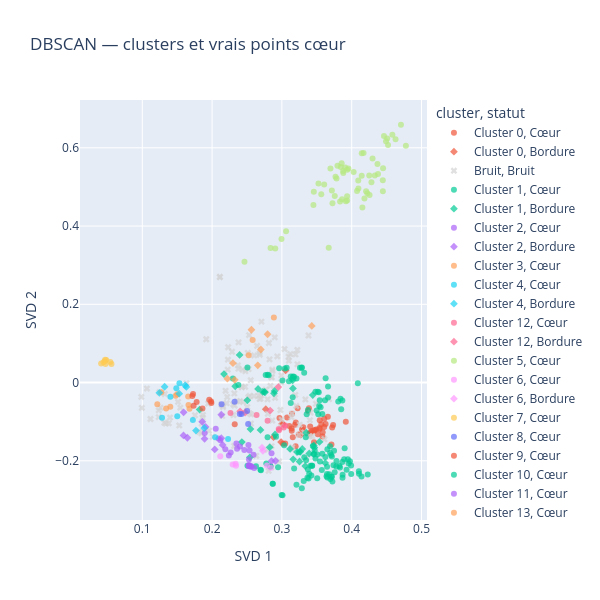

Source (notebook cell):
### Code cell
coeurs = np.zeros(len(labels), dtype=bool)
coeurs[dbscan_candidat.core_sample_indices_] = True

visualisation["statut"] = np.where(
    labels == -1,
    "Bruit",
    np.where(coeurs, "Cœur", "Bordure")
)

fig = px.scatter(
    visualisation,
    x="SVD 1",
    y="SVD 2",
    color="cluster",
    symbol="statut",
    symbol_map={"Cœur": "circle", "Bordure": "diamond", "Bruit": "x"},
    color_discrete_map={"Bruit": "lightgray"},
    hover_data=["id", "statut"],
    opacity=0.7,
    title="DBSCAN — clusters et vrais points cœur",
    height=600,
    width=600
)

fig.show()

### Figure 1 — Plotly figure (JSON) as saved in the notebook; plotly's stock layout.template omitted (floating-point values rounded to 4 significant figures; data arrays with more than 128 entries replaced by an {"elided": "..."} marker saying what was removed)
{"data": [{"customdata": [[1, "Cœur"], [18, "Cœur"], [19, "Cœur"], [20, "Cœur"], [21, "Cœur"], [22, "Cœur"], [23, "Cœur"], [24, "Cœur"], [25, "Cœur"], [60, "Cœur"], [61, "Cœur"], [105, "Cœur"], [171, "Cœur"], [172, "Cœur"], [173, "Cœur"], [174, "Cœur"], [175, "Cœur"], [176, "Cœur"], [245, "Cœur"], [263, "Cœur"], [277, "Cœur"], [340, "Cœur"], [341, "Cœur"], [348, "Cœur"], [359, "Cœur"], [360, "Cœur"], [378, "Cœur"], [413, "Cœur"], [440, "Cœur"], [441, "Cœur"], [442, "Cœur"], [443, "Cœur"], [446, "Cœur"], [487, "Cœur"], [488, "Cœur"], [494, "Cœur"], [495, "Cœur"], [496, "Cœur"], [497, "Cœur"]], "hovertemplate": "cluster=Cluster 0<br>statut=%{customdata[1]}<br>SVD 1=%{x}<br>SVD 2=%{y}<br>id=%{customdata[0]}<extra></extra>", "legendgroup": "Cluster 0, Cœur", "marker": {"color": "#EF553B", "opacity": 0.7, "symbol": "circle"}, "mode": "markers", "name": "Cluster 0, Cœur", "orientation": "v", "showlegend": true, "type": "scatter", "x": [0.2965, 0.3709, 0.3107, 0.3542, 0.3607, 0.3564, 0.3489, 0.3605, 0.346, 0.3225, 0.3139, 0.3197, 0.3584, 0.3915, 0.3189, 0.347, 0.3582, 0.3156, 0.3387, 0.3048, 0.3514, 0.3658, 0.3541, 0.3376, 0.3537, 0.3626, 0.3017, 0.3145, 0.3241, 0.3405, 0.3141, 0.3199, 0.3398, 0.3733, 0.3289, 0.3306, 0.3074, 0.346, 0.372], "xaxis": "x", "y": [-0.09071, -0.1581, -0.111, -0.0961, -0.09238, -0.1069, -0.12, -0.1136, -0.1526, -0.06557, -0.1175, -0.1628, -0.1273, -0.1001, -0.1077, -0.1212, -0.1379, -0.14, -0.06601, -0.1559, -0.132, -0.08722, -0.1185, -0.07243, -0.1165, -0.1057, -0.1565, -0.07999, -0.1328, -0.1123, -0.1235, -0.102, -0.1312, -0.1084, -0.1194, -0.114, -0.08915, -0.123, -0.1148], "yaxis": "y"}, {"customdata": [[3, "Bordure"], [82, "Bordure"], [106, "Bordure"], [117, "Bordure"], [196, "Bordure"], [264, "Bordure"], [365, "Bordure"], [380, "Bordure"], [477, "Bordure"]], "hovertemplate": "cluster=Cluster 0<br>statut=%{customdata[1]}<br>SVD 1=%{x}<br>SVD 2=%{y}<br>id=%{customdata[0]}<extra></extra>", "legendgroup": "Cluster 0, Bordure", "marker": {"color": "#EF553B", "opacity": 0.7, "symbol": "diamond"}, "mode": "markers", "name": "Cluster 0, Bordure", "orientation": "v", "showlegend": true, "type": "scatter", "x": [0.3003, 0.2989, 0.3018, 0.3405, 0.3427, 0.2769, 0.3054, 0.288, 0.3271], "xaxis": "x", "y": [-0.1052, -0.1522, -0.1064, -0.1264, -0.1256, -0.06811, 0.03096, -0.1398, -0.1332], "yaxis": "y"}, {"customdata": {"elided": "128x2 mixed values"}, "hovertemplate": "cluster=Bruit<br>statut=%{customdata[1]}<br>SVD 1=%{x}<br>SVD 2=%{y}<br>id=%{customdata[0]}<extra></extra>", "legendgroup": "Bruit, Bruit", "marker": {"color": "lightgray", "opacity": 0.7, "symbol": "x"}, "mode": "markers", "name": "Bruit, Bruit", "orientation": "v", "showlegend": true, "type": "scatter", "x": [0.3136, 0.2862, 0.2146, 0.2442, 0.2811, 0.2863, 0.2512, 0.3121, 0.1814, 0.2009, 0.2961, 0.2633, 0.2852, 0.3398, 0.2694, 0.2768, 0.3221, 0.3038, 0.1235, 0.223, 0.1246, 0.3674, 0.138, 0.1316, 0.2378, 0.1916, 0.2473, 0.3196, 0.3096, 0.3381, 0.2795, 0.2866, 0.1846, 0.1397, 0.09938, 0.2602, 0.1119, 0.1633, 0.2156, 0.1851, 0.2303, 0.2666, 0.2135, 0.3411, 0.2286, 0.2227, 0.3192, 0.2523, 0.2556, 0.2217, 0.3242, 0.24, 0.2645, 0.2814, 0.2795, 0.2902, 0.2534, 0.2193, 0.2476, 0.2837, 0.2553, 0.2989, 0.1067, 0.2601, 0.2359, 0.2823, 0.2707, 0.2379, 0.09864, 0.268, 0.1869, 0.1755, 0.2558, 0.2798, 0.3223, 0.3435, 0.268, 0.2112, 0.2849, 0.2857, 0.2223, 0.2322, 0.2306, 0.2157, 0.1261, 0.1943, 0.2209, 0.2318, 0.31, 0.3337, 0.2317, 0.2848, 0.2682, 0.2934, 0.3206, 0.2996, 0.2897, 0.2425, 0.2425, 0.237, 0.253, 0.3322, 0.3255, 0.153, 0.3147, 0.3488, 0.2438, 0.2993, 0.1971, 0.2504, 0.3145, 0.3345, 0.2518, 0.3402, 0.1336, 0.1236, 0.1323, 0.1862, 0.1545, 0.1512, 0.1957, 0.3142, 0.361, 0.2979, 0.2703, 0.2539, 0.2987, 0.2112], "xaxis": "x", "y": [-0.08854, -0.09708, -0.0854, -0.04976, -0.2259, 0.03296, 0.07549, 0.07277, -0.1257, -0.1387, -0.2014, -0.1872, -0.1624, -0.1372, -0.04089, -0.01818, 0.0833, 0.08557, -0.07103, 0.09022, -0.02486, -0.04234, -0.1041, -0.1026, 0.03533, 0.1107, -0.01086, 0.07175, 0.06595, 0.1202, -0.172, 0.02913, -0.1296, -0.08947, -0.06465, 0.06929, -0.09315, -0.001957, -0.05924, -0.1048, -0.05583, -0.03385, -0.05616, -0.07698, 0.07873, 0.05853, -0.03154, 0.0346, -0.1048, -0.03714, -0.1336, -0.04738, 0.0936, 0.101, -0.04278, -0.03883, -0.0784, -0.02105, 0.02896, -0.008497, 0.005848, 0.0006354, -0.01539, -0.03448, -0.04725, 0.05913, 0.1557, 0.1027, -0.03666, -0.04194, -0.0826, -0.08354, -0.08156, -0.08003, 0.04663, -0.1375, 0.07462, 0.2698, 0.01329, 0.0137, 0.03303, -0.0588, -0.08299, -0.06257, -0.06435, -0.05359, -0.05278, -0.02793, 0.05585, -0.04323, -0.1622, -0.2168, 0.07078, 0.06699, -0.05996, -0.09476, 0.1154, -0.01167, -0.01167, 0.04403, 0.1212, -0.1274, -0.108, -0.1096, -0.1653, -0.05416, 0.03258, 0.01831, -0.04869, -0.0627, -0.07941, -0.1927, -0.03737, -0.09614, -0.1049, -0.08834, -0.02934, -0.08949, -0.0641, -0.04949, -0.1231, -0.1701, -0.1448, -0.07022, -0.03313, -0.03411, -0.1128, 0.2698], "yaxis": "y"}, {"customdata": {"elided": "103x2 mixed values"}, "hovertemplate": "cluster=Cluster 1<br>statut=%{customdata[1]}<br>SVD 1=%{x}<br>SVD 2=%{y}<br>id=%{customdata[0]}<extra></extra>", "legendgroup": "Cluster 1, Cœur", "marker": {"color": "#00cc96", "opacity": 0.7, "symbol": "circle"}, "mode": "markers", "name": "Cluster 1, Cœur", "orientation": "v", "showlegend": true, "type": "scatter", "x": [0.3716, 0.3694, 0.3823, 0.4104, 0.3623, 0.3956, 0.3159, 0.4088, 0.2797, 0.3579, 0.3739, 0.3313, 0.27, 0.2629, 0.3689, 0.3411, 0.3756, 0.2835, 0.3068, 0.2961, 0.3287, 0.387, 0.3481, 0.3528, 0.3993, 0.2996, 0.3652, 0.3677, 0.3647, 0.3639, 0.3101, 0.347, 0.3507, 0.3127, 0.2298, 0.2693, 0.3545, 0.3833, 0.414, 0.3434, 0.3209, 0.3866, 0.3944, 0.3926, 0.3572, 0.3705, 0.3747, 0.3868, 0.3391, 0.3382, 0.2869, 0.3009, 0.3373, 0.2777, 0.3008, 0.3723, 0.3661, 0.3455, 0.3691, 0.2506, 0.3651, 0.3032, 0.2377, 0.3342, 0.2869, 0.3892, 0.3975, 0.4102, 0.378, 0.4229, 0.3513, 0.2835, 0.2507, 0.3646, 0.3432, 0.3321, 0.3285, 0.3346, 0.3422, 0.3365, 0.3041, 0.3281, 0.3259, 0.3444, 0.3481, 0.2795, 0.3716, 0.3506, 0.2945, 0.3243, 0.2915, 0.3708, 0.3899, 0.3126, 0.3174, 0.2768, 0.2811, 0.3209, 0.3781, 0.3991, 0.3175, 0.3319, 0.3626], "xaxis": "x", "y": [-0.2405, -0.2465, -0.2135, -0.2333, -0.1905, -0.2069, 0.01564, -0.002041, 0.0196, -0.1822, -0.2115, -0.2517, -0.2241, -0.2137, -0.163, -0.2128, -0.2293, -0.2145, 0.03761, 0.03678, 0.03842, -0.2358, -0.02361, -0.02487, -0.2335, -0.2873, -0.1703, -0.2342, -0.2152, -0.2398, 0.003586, -0.1728, -0.1836, -0.05246, 0.01065, -0.2228, -0.2017, -0.2174, -0.2401, -0.2125, -0.2614, -0.2034, -0.1959, -0.2231, -0.2238, -0.1853, -0.1741, -0.2434, -0.2331, -0.2454, -0.2589, -0.2881, -0.2223, -0.2067, 0.00498, -0.2529, -0.00981, -0.1824, -0.1802, 0.03853, -0.2428, -0.1601, -0.006558, -0.1398, -0.2589, -0.1958, -0.201, -0.2269, -0.2143, -0.235, -0.02376, -0.2145, -0.2128, -0.2337, -0.2127, -0.1908, -0.27, -0.1987, -0.2379, -0.2432, 0.03609, 0.03779, 0.03771, -0.1621, -0.194, -0.1398, -0.1887, -0.2445, -0.2165, -0.1781, -0.1388, -0.2405, -0.1679, 0.01562, 0.0145, 0.01957, 0.01852, 0.01003, -0.2007, -0.2118, -0.2197, 0.02486, 0.011], "yaxis": "y"}, {"customdata": [[12, "Bordure"], [27, "Bordure"], [28, "Bordure"], [30, "Bordure"], [43, "Bordure"], [44, "Bordure"], [45, "Bordure"], [47, "Bordure"], [52, "Bordure"], [70, "Bordure"], [100, "Bordure"], [143, "Bordure"], [147, "Bordure"], [157, "Bordure"], [163, "Bordure"], [190, "Bordure"], [191, "Bordure"], [193, "Bordure"], [194, "Bordure"], [229, "Bordure"], [256, "Bordure"], [259, "Bordure"], [278, "Bordure"], [287, "Bordure"], [304, "Bordure"], [313, "Bordure"], [326, "Bordure"], [405, "Bordure"], [452, "Bordure"], [453, "Bordure"], [454, "Bordure"], [465, "Bordure"], [466, "Bordure"], [469, "Bordure"], [480, "Bordure"]], "hovertemplate": "cluster=Cluster 1<br>statut=%{customdata[1]}<br>SVD 1=%{x}<br>SVD 2=%{y}<br>id=%{customdata[0]}<extra></extra>", "legendgroup": "Cluster 1, Bordure", "marker": {"color": "#00cc96", "opacity": 0.7, "symbol": "diamond"}, "mode": "markers", "name": "Cluster 1, Bordure", "orientation": "v", "showlegend": true, "type": "scatter", "x": [0.3117, 0.2746, 0.2725, 0.3158, 0.3263, 0.2826, 0.3217, 0.3155, 0.3391, 0.2693, 0.3456, 0.3334, 0.3465, 0.3252, 0.2505, 0.2886, 0.2394, 0.2659, 0.2332, 0.3442, 0.3292, 0.3348, 0.1821, 0.3538, 0.2427, 0.2171, 0.3151, 0.2542, 0.2758, 0.2895, 0.362, 0.255, 0.2902, 0.3162, 0.3458], "xaxis": "x", "y": [-0.1697, -0.02391, -0.02381, -0.01509, -0.1768, -0.1656, -0.1776, 0.005734, -0.1813, -0.1212, -0.1607, -0.2135, -0.166, -0.2019, -0.04534, -0.02752, 0.07065, -0.01638, -0.009472, -0.03206, -0.1696, -0.1283, -0.069, -0.1518, -0.152, 0.02174, 0.01095, -0.1912, -0.0248, -0.02156, -0.2054, -0.119, -0.1327, -0.1963, -0.1831], "yaxis": "y"}, {"customdata": [[7, "Cœur"], [31, "Cœur"], [84, "Cœur"], [94, "Cœur"], [104, "Cœur"], [354, "Cœur"], [368, "Cœur"], [389, "Cœur"], [394, "Cœur"], [403, "Cœur"], [430, "Cœur"], [436, "Cœur"], [437, "Cœur"], [456, "Cœur"], [464, "Cœur"], [486, "Cœur"]], "hovertemplate": "cluster=Cluster 2<br>statut=%{customdata[1]}<br>SVD 1=%{x}<br>SVD 2=%{y}<br>id=%{customdata[0]}<extra></extra>", "legendgroup": "Cluster 2, Cœur", "marker": {"color": "#ab63fa", "opacity": 0.7, "symbol": "circle"}, "mode": "markers", "name": "Cluster 2, Cœur", "orientation": "v", "showlegend": true, "type": "scatter", "x": [0.2851, 0.2358, 0.2266, 0.1894, 0.2399, 0.2594, 0.2461, 0.2528, 0.224, 0.2603, 0.2053, 0.2348, 0.2521, 0.2091, 0.2537, 0.2118], "xaxis": "x", "y": [-0.1809, -0.169, -0.1785, -0.1289, -0.1637, -0.1843, -0.1727, -0.1965, -0.1863, -0.2181, -0.118, -0.1555, -0.1593, -0.1433, -0.1734, -0.1477], "yaxis": "y"}, {"customdata": [[42, "Bordure"], [54, "Bordure"], [55, "Bordure"], [83, "Bordure"], [93, "Bordure"], [130, "Bordure"], [131, "Bordure"], [133, "Bordure"], [393, "Bordure"], [421, "Bordure"], [431, "Bordure"], [472, "Bordure"]], "hovertemplate": "cluster=Cluster 2<br>statut=%{customdata[1]}<br>SVD 1=%{x}<br>SVD 2=%{y}<br>id=%{customdata[0]}<extra></extra>", "legendgroup": "Cluster 2, Bordure", "marker": {"color": "#ab63fa", "opacity": 0.7, "symbol": "diamond"}, "mode": "markers", "name": "Cluster 2, Bordure", "orientation": "v", "showlegend": true, "type": "scatter", "x": [0.1646, 0.2132, 0.2908, 0.2038, 0.2132, 0.1908, 0.1892, 0.1593, 0.2152, 0.1591, 0.186, 0.2852], "xaxis": "x", "y": [-0.1411, -0.08237, -0.2, -0.1709, -0.1422, -0.1135, -0.1439, -0.07603, -0.1596, -0.1351, -0.1005, -0.2007], "yaxis": "y"}, {"customdata": [[8, "Cœur"], [219, "Cœur"], [220, "Cœur"], [240, "Cœur"], [254, "Cœur"], [255, "Cœur"], [261, "Cœur"], [262, "Cœur"], [291, "Cœur"]], "hovertemplate": "cluster=Cluster 3<br>statut=%{customdata[1]}<br>SVD 1=%{x}<br>SVD 2=%{y}<br>id=%{customdata[0]}<extra></extra>", "legendgroup": "Cluster 3, Cœur", "marker": {"color": "#FFA15A", "opacity": 0.7, "symbol": "circle"}, "mode": "markers", "name": "Cluster 3, Cœur", "orientation": "v", "showlegend": true, "type": "scatter", "x": [0.15, 0.1216, 0.1402, 0.1662, 0.1677, 0.1342, 0.1658, 0.1478, 0.1273], "xaxis": "x", "y": [-0.03005, -0.05518, -0.06171, -0.05719, -0.06681, -0.06607, -0.03586, -0.03368, -0.02475], "yaxis": "y"}, {"customdata": [[13, "Cœur"], [135, "Cœur"], [149, "Cœur"], [344, "Cœur"], [449, "Cœur"], [479, "Cœur"]], "hovertemplate": "cluster=Cluster 4<br>statut=%{customdata[1]}<br>SVD 1=%{x}<br>SVD 2=%{y}<br>id=%{customdata[0]}<extra></extra>", "legendgroup": "Cluster 4, Cœur", "marker": {"color": "#19d3f3", "opacity": 0.7, "symbol": "circle"}, "mode": "markers", "name": "Cluster 4, Cœur", "orientation": "v", "showlegend": true, "type": "scatter", "x": [0.2229, 0.2044, 0.1501, 0.1283, 0.1533, 0.1725], "xaxis": "x", "y": [-0.1441, -0.1396, -0.08636, -0.08991, -0.002116, -0.09552], "yaxis": "y"}, {"customdata": [[17, "Bordure"], [74, "Bordure"], [425, "Bordure"]], "hovertemplate": "cluster=Cluster 4<br>statut=%{customdata[1]}<br>SVD 1=%{x}<br>SVD 2=%{y}<br>id=%{customdata[0]}<extra></extra>", "legendgroup": "Cluster 4, Bordure", "marker": {"color": "#19d3f3", "opacity": 0.7, "symbol": "diamond"}, "mode": "markers", "name": "Cluster 4, Bordure", "orientation": "v", "showlegend": true, "type": "scatter", "x": [0.1769, 0.1632, 0.1887], "xaxis": "x", "y": [-0.1227, -0.01112, -0.1161], "yaxis": "y"}, {"customdata": [[160, "Cœur"], [161, "Cœur"], [166, "Cœur"], [309, "Cœur"], [459, "Cœur"], [460, "Cœur"], [461, "Cœur"]], "hovertemplate": "cluster=Cluster 12<br>statut=%{customdata[1]}<br>SVD 1=%{x}<br>SVD 2=%{y}<br>id=%{customdata[0]}<extra></extra>", "legendgroup": "Cluster 12, Cœur", "marker": {"color": "#FF6692", "opacity": 0.7, "symbol": "circle"}, "mode": "markers", "name": "Cluster 12, Cœur", "orientation": "v", "showlegend": true, "type": "scatter", "x": [0.2955, 0.3026, 0.2959, 0.3047, 0.2264, 0.2795, 0.2637], "xaxis": "x", "y": [-0.1185, -0.1147, -0.122, -0.1099, -0.07794, -0.09754, -0.08278], "yaxis": "y"}, {"customdata": [[14, "Bordure"], [279, "Bordure"], [321, "Bordure"], [374, "Bordure"]], "hovertemplate": "cluster=Cluster 12<br>statut=%{customdata[1]}<br>SVD 1=%{x}<br>SVD 2=%{y}<br>id=%{customdata[0]}<extra></extra>", "legendgroup": "Cluster 12, Bordure", "marker": {"color": "#FF6692", "opacity": 0.7, "symbol": "diamond"}, "mode": "markers", "name": "Cluster 12, Bordure", "orientation": "v", "showlegend": true, "type": "scatter", "x": [0.2402, 0.2948, 0.2832, 0.2473], "xaxis": "x", "y": [-0.07351, -0.01158, -0.0716, -0.07653], "yaxis": "y"}, {"customdata": [[26, "Cœur"], [36, "Cœur"], [41, "Cœur"], [56, "Cœur"], [58, "Cœur"], [63, "Cœur"], [64, "Cœur"], [65, "Cœur"], [68, "Cœur"], [71, "Cœur"], [72, "Cœur"], [73, "Cœur"], [95, "Cœur"], [98, "Cœur"], [102, "Cœur"], [103, "Cœur"], [116, "Cœur"], [122, "Cœur"], [124, "Cœur"], [138, "Cœur"], [139, "Cœur"], [144, "Cœur"], [151, "Cœur"], [152, "Cœur"], [167, "Cœur"], [169, "Cœur"], [170, "Cœur"], [177, "Cœur"], [178, "Cœur"], [185, "Cœur"], [237, "Cœur"], [239, "Cœur"], [276, "Cœur"], [288, "Cœur"], [289, "Cœur"], [315, "Cœur"], [322, "Cœur"], [333, "Cœur"], [334, "Cœur"], [335, "Cœur"], [336, "Cœur"], [347, "Cœur"], [366, "Cœur"], [372, "Cœur"], [373, "Cœur"], [377, "Cœur"], [397, "Cœur"], [423, "Cœur"], [432, "Cœur"], [433, "Cœur"], [447, "Cœur"], [448, "Cœur"], [467, "Cœur"], [470, "Cœur"], [471, "Cœur"], [476, "Cœur"], [489, "Cœur"], [491, "Cœur"], [493, "Cœur"]], "hovertemplate": "cluster=Cluster 5<br>statut=%{customdata[1]}<br>SVD 1=%{x}<br>SVD 2=%{y}<br>id=%{customdata[0]}<extra></extra>", "legendgroup": "Cluster 5, Cœur", "marker": {"color": "#B6E880", "opacity": 0.7, "symbol": "circle"}, "mode": "markers", "name": "Cluster 5, Cœur", "orientation": "v", "showlegend": true, "type": "scatter", "x": [0.3768, 0.4462, 0.3606, 0.3843, 0.4223, 0.4182, 0.4206, 0.3934, 0.4144, 0.3457, 0.3695, 0.4445, 0.3952, 0.4509, 0.4093, 0.2838, 0.4705, 0.2994, 0.4582, 0.4628, 0.3936, 0.4152, 0.306, 0.2905, 0.4256, 0.433, 0.4095, 0.3451, 0.3757, 0.4283, 0.4143, 0.3833, 0.4369, 0.3724, 0.4449, 0.4077, 0.4521, 0.3796, 0.3879, 0.4446, 0.4028, 0.4377, 0.3671, 0.3906, 0.4776, 0.2464, 0.3716, 0.3524, 0.3862, 0.3934, 0.3564, 0.3782, 0.4299, 0.3855, 0.3877, 0.4251, 0.3915, 0.4491, 0.417], "xaxis": "x", "y": [0.5259, 0.6303, 0.5061, 0.551, 0.4841, 0.4702, 0.489, 0.4763, 0.5858, 0.4874, 0.547, 0.5173, 0.5468, 0.6235, 0.5161, 0.3436, 0.6589, 0.3669, 0.6336, 0.6221, 0.5438, 0.4475, 0.3868, 0.3429, 0.4791, 0.5294, 0.4961, 0.4536, 0.4768, 0.5119, 0.5288, 0.4624, 0.5588, 0.458, 0.5477, 0.4896, 0.6074, 0.5543, 0.5354, 0.489, 0.5384, 0.5329, 0.3448, 0.5496, 0.605, 0.309, 0.4909, 0.5087, 0.4685, 0.4652, 0.4816, 0.5214, 0.5723, 0.5607, 0.5406, 0.5291, 0.4632, 0.6164, 0.5869], "yaxis": "y"}, {"customdata": [[35, "Cœur"], [179, "Cœur"], [204, "Cœur"], [282, "Cœur"], [416, "Cœur"], [473, "Cœur"]], "hovertemplate": "cluster=Cluster 6<br>statut=%{customdata[1]}<br>SVD 1=%{x}<br>SVD 2=%{y}<br>id=%{customdata[0]}<extra></extra>", "legendgroup": "Cluster 6, Cœur", "marker": {"color": "#FF97FF", "opacity": 0.7, "symbol": "circle"}, "mode": "markers", "name": "Cluster 6, Cœur", "orientation": "v", "showlegend": true, "type": "scatter", "x": [0.2336, 0.2296, 0.284, 0.2117, 0.2786, 0.2342], "xaxis": "x", "y": [-0.2078, -0.2094, -0.2176, -0.1884, -0.2117, -0.2127], "yaxis": "y"}, {"customdata": [[280, "Bordure"], [458, "Bordure"]], "hovertemplate": "cluster=Cluster 6<br>statut=%{customdata[1]}<br>SVD 1=%{x}<br>SVD 2=%{y}<br>id=%{customdata[0]}<extra></extra>", "legendgroup": "Cluster 6, Bordure", "marker": {"color": "#FF97FF", "opacity": 0.7, "symbol": "diamond"}, "mode": "markers", "name": "Cluster 6, Bordure", "orientation": "v", "showlegend": true, "type": "scatter", "x": [0.2728, 0.2715], "xaxis": "x", "y": [-0.1747, -0.1664], "yaxis": "y"}, {"customdata": [[48, "Cœur"], [69, "Cœur"], [238, "Cœur"], [319, "Cœur"], [332, "Cœur"], [371, "Cœur"], [396, "Cœur"], [490, "Cœur"]], "hovertemplate": "cluster=Cluster 7<br>statut=%{customdata[1]}<br>SVD 1=%{x}<br>SVD 2=%{y}<br>id=%{customdata[0]}<extra></extra>", "legendgroup": "Cluster 7, Cœur", "marker": {"color": "#FECB52", "opacity": 0.7, "symbol": "circle"}, "mode": "markers", "name": "Cluster 7, Cœur", "orientation": "v", "showlegend": true, "type": "scatter", "x": [0.04686, 0.04619, 0.04845, 0.04106, 0.04456, 0.05433, 0.05591, 0.04731], "xaxis": "x", "y": [0.05803, 0.05427, 0.05733, 0.04869, 0.05211, 0.05238, 0.04739, 0.04709], "yaxis": "y"}, {"customdata": [[75, "Cœur"], [77, "Cœur"], [195, "Cœur"], [226, "Cœur"], [361, "Cœur"], [418, "Cœur"]], "hovertemplate": "cluster=Cluster 8<br>statut=%{customdata[1]}<br>SVD 1=%{x}<br>SVD 2=%{y}<br>id=%{customdata[0]}<extra></extra>", "legendgroup": "Cluster 8, Cœur", "marker": {"color": "#636efa", "opacity": 0.7, "symbol": "circle"}, "mode": "markers", "name": "Cluster 8, Cœur", "orientation": "v", "showlegend": true, "type": "scatter", "x": [0.2517, 0.2422, 0.2502, 0.2323, 0.2397, 0.2136], "xaxis": "x", "y": [-0.1062, -0.08021, -0.07245, -0.04891, -0.08057, -0.05573], "yaxis": "y"}, {"customdata": [[79, "Cœur"], [80, "Cœur"], [81, "Cœur"], [148, "Cœur"], [338, "Cœur"], [339, "Cœur"], [383, "Cœur"], [385, "Cœur"], [457, "Cœur"]], "hovertemplate": "cluster=Cluster 9<br>statut=%{customdata[1]}<br>SVD 1=%{x}<br>SVD 2=%{y}<br>id=%{customdata[0]}<extra></extra>", "legendgroup": "Cluster 9, Cœur", "marker": {"color": "#EF553B", "opacity": 0.7, "symbol": "circle"}, "mode": "markers", "name": "Cluster 9, Cœur", "orientation": "v", "showlegend": true, "type": "scatter", "x": [0.1735, 0.1727, 0.1959, 0.1986, 0.1717, 0.1863, 0.199, 0.2324, 0.1779], "xaxis": "x", "y": [-0.05933, -0.02913, -0.0442, -0.04867, -0.03423, -0.0661, -0.05215, -0.1068, -0.05004], "yaxis": "y"}, {"customdata": [[87, "Cœur"], [88, "Cœur"], [89, "Cœur"], [90, "Cœur"], [200, "Cœur"], [201, "Cœur"], [202, "Cœur"], [203, "Cœur"], [260, "Cœur"], [265, "Cœur"], [266, "Cœur"], [269, "Cœur"], [270, "Cœur"], [406, "Cœur"], [407, "Cœur"]], "hovertemplate": "cluster=Cluster 10<br>statut=%{customdata[1]}<br>SVD 1=%{x}<br>SVD 2=%{y}<br>id=%{customdata[0]}<extra></extra>", "legendgroup": "Cluster 10, Cœur", "marker": {"color": "#00cc96", "opacity": 0.7, "symbol": "circle"}, "mode": "markers", "name": "Cluster 10, Cœur", "orientation": "v", "showlegend": true, "type": "scatter", "x": [0.3849, 0.3807, 0.3866, 0.3839, 0.3617, 0.3373, 0.3555, 0.3155, 0.3498, 0.3534, 0.3521, 0.3542, 0.3579, 0.3355, 0.366], "xaxis": "x", "y": [-0.06824, -0.0486, -0.04601, -0.0414, -0.04511, -0.07022, -0.0634, -0.03789, -0.07176, -0.05981, -0.08093, -0.04515, -0.08029, -0.08101, -0.03843], "yaxis": "y"}, {"customdata": [[150, "Cœur"], [153, "Cœur"], [154, "Cœur"], [355, "Cœur"], [367, "Cœur"], [455, "Cœur"], [468, "Cœur"]], "hovertemplate": "cluster=Cluster 11<br>statut=%{customdata[1]}<br>SVD 1=%{x}<br>SVD 2=%{y}<br>id=%{customdata[0]}<extra></extra>", "legendgroup": "Cluster 11, Cœur", "marker": {"color": "#ab63fa", "opacity": 0.7, "symbol": "circle"}, "mode": "markers", "name": "Cluster 11, Cœur", "orientation": "v", "showlegend": true, "type": "scatter", "x": [0.2191, 0.2551, 0.256, 0.2523, 0.253, 0.2561, 0.2528], "xaxis": "x", "y": [-0.1704, -0.2142, -0.215, -0.2129, -0.2137, -0.2137, -0.2108], "yaxis": "y"}, {"customdata": [[162, "Cœur"], [296, "Cœur"], [298, "Cœur"]], "hovertemplate": "cluster=Cluster 13<br>statut=%{customdata[1]}<br>SVD 1=%{x}<br>SVD 2=%{y}<br>id=%{customdata[0]}<extra></extra>", "legendgroup": "Cluster 13, Cœur", "marker": {"color": "#FFA15A", "opacity": 0.7, "symbol": "circle"}, "mode": "markers", "name": "Cluster 13, Cœur", "orientation": "v", "showlegend": true, "type": "scatter", "x": [0.2525, 0.2885, 0.2581], "xaxis": "x", "y": [0.06984, 0.166, 0.1088], "yaxis": "y"}, {"customdata": [[183, "Bordure"], [249, "Bordure"], [297, "Bordure"], [310, "Bordure"], [311, "Bordure"], [337, "Bordure"], [345, "Bordure"], [346, "Bordure"]], "hovertemplate": "cluster=Cluster 13<br>statut=%{customdata[1]}<br>SVD 1=%{x}<br>SVD 2=%{y}<br>id=%{customdata[0]}<extra></extra>", "legendgroup": "Cluster 13, Bordure", "marker": {"color": "#FFA15A", "opacity": 0.7, "symbol": "diamond"}, "mode": "markers", "name": "Cluster 13, Bordure", "orientation": "v", "showlegend": true, "type": "scatter", "x": [0.2325, 0.2795, 0.2299, 0.2698, 0.2655, 0.3428, 0.2219, 0.2564], "xaxis": "x", "y": [0.006935, 0.1235, 0.04954, 0.08442, 0.04407, 0.1447, 0.009909, 0.1349], "yaxis": "y"}, {"customdata": [[222, "Cœur"], [242, "Cœur"]], "hovertemplate": "cluster=Cluster 14<br>statut=%{customdata[1]}<br>SVD 1=%{x}<br>SVD 2=%{y}<br>id=%{customdata[0]}<extra></extra>", "legendgroup": "Cluster 14, Cœur", "marker": {"color": "#19d3f3", "opacity": 0.7, "symbol": "circle"}, "mode": "markers", "name": "Cluster 14, Cœur", "orientation": "v", "showlegend": true, "type": "scatter", "x": [0.1403, 0.1488], "xaxis": "x", "y": [-0.03607, -0.01438], "yaxis": "y"}, {"customdata": [[221, "Bordure"], [241, "Bordure"], [243, "Bordure"], [252, "Bordure"]], "hovertemplate": "cluster=Cluster 14<br>statut=%{customdata[1]}<br>SVD 1=%{x}<br>SVD 2=%{y}<br>id=%{customdata[0]}<extra></extra>", "legendgroup": "Cluster 14, Bordure", "marker": {"color": "#19d3f3", "opacity": 0.7, "symbol": "diamond"}, "mode": "markers", "name": "Cluster 14, Bordure", "orientation": "v", "showlegend": true, "type": "scatter", "x": [0.1245, 0.132, 0.1614, 0.153], "xaxis": "x", "y": [-0.02624, -0.0107, -0.00709, -0.0285], "yaxis": "y"}], "layout": {"height": 600, "legend": {"title": {"text": "cluster, statut"}, "tracegroupgap": 0}, "title": {"text": "DBSCAN — clusters et vrais points cœur"}, "width": 600, "xaxis": {"anchor": "y", "domain": [0, 1], "title": {"text": "SVD 1"}}, "yaxis": {"anchor": "x", "domain": [0, 1], "title": {"text": "SVD 2"}}}}
